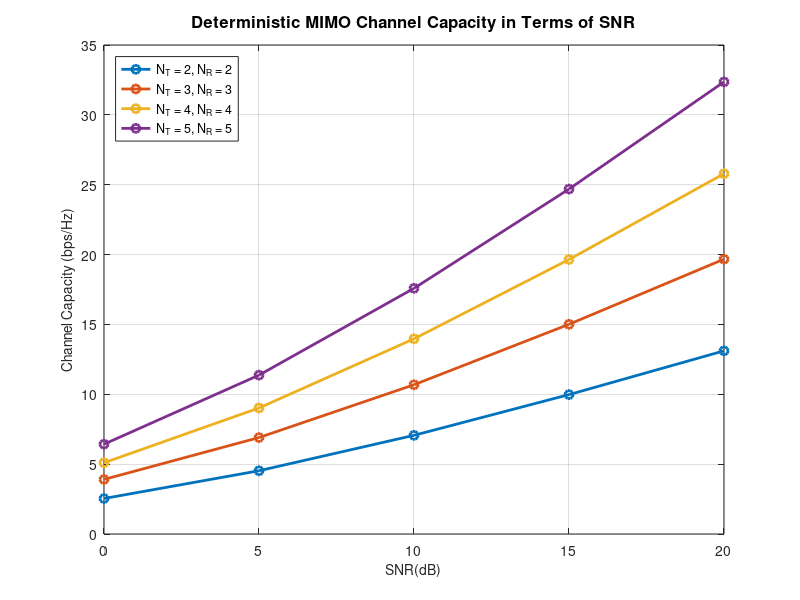

Write the MATLAB code that produced this figure.
clc
clear all 
close all

SNr_dB = 0:5:20;
SNr_linear = 10.^(SNr_dB/10.);

% Set the number of Iterations.
N_iter = 1000;

N_SNr = length(SNr_dB);
% sq2 = sqrt(0.5);

% Preallocation for channel capacity
C_det = zeros(4,N_SNr);

% Simulating for differeNt number of transmit and receiver aNtennas

for Nt = 2:5
    
    Nr = Nt;
    I = eye(Nr);
    
    for iter=1:N_iter
        
        H = randn(Nr,Nt)+1j*randn(Nr,Nt);
        tmp1 = H'*H/Nt; 
          
        for i=1:N_SNr 
            C_det(Nt-1,i) = C_det(Nt-1,i) + log2(det(I+SNr_linear(i)*tmp1));  
        end
        
    end
    
end

C_det = real(C_det)/N_iter;

% Plotting

plot(SNr_dB,C_det,'-o','linewidth',2)
grid on
xlabel('SNR(dB)','fontsize',10)
ylabel('Channel Capacity (bps/Hz)','fontsize',10)
title('Deterministic MIMO Channel Capacity in Terms of SNR','fontsize',12)
legend('N_T = 2, N_R = 2','N_T = 3, N_R = 3',...
    'N_T = 4, N_R = 4','N_T = 5, N_R = 5','location','Northwest')
